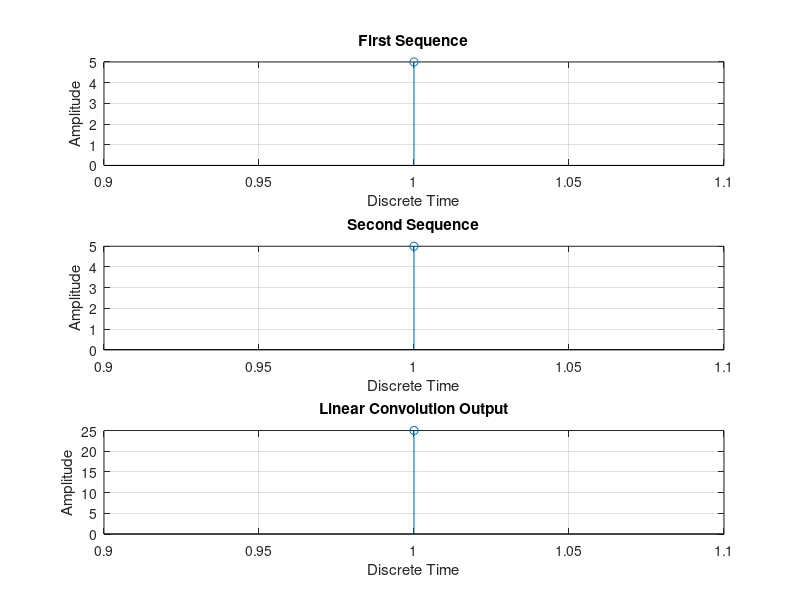

Reproduce this figure in MATLAB.
x=input('Enter the first sequence')
h=input('Enter the second sequence')
N=length(x)+length(h)-1 %Length of linear convolution

%Method 1
disp('Circular Convolution output sequence is')
y1=cconv(x,h,N)%cconv is the matlab command to do circular convolution
y2=conv(x,h) %y2 should be equal to y1


%To find linear convolution using DFT-IDFT method
X=fft(x,N)
H=fft(h,N)
Y3=X.*H
y3=ifft(Y3) %y3 should be same as y1 and y2

%To plot the sequences
%Divide the figure window into 3 rows, 1 column
%And select the first position in that
subplot(3,1,1)
stem(x)
grid on
xlabel('Discrete Time')
ylabel('Amplitude')
title('First Sequence')

%Divide the figure window into 3 rows, 1 column
%And select the second position in that
subplot(3,1,2)
stem(h)
grid on
xlabel('Discrete Time')
ylabel('Amplitude')
title('Second Sequence')

%Divide the figure window into 3 rows, 1 column
%And select the third position in that
subplot(3,1,3)
stem(y1)
grid on
xlabel('Discrete Time')
ylabel('Amplitude')
title('Linear Convolution Output')
